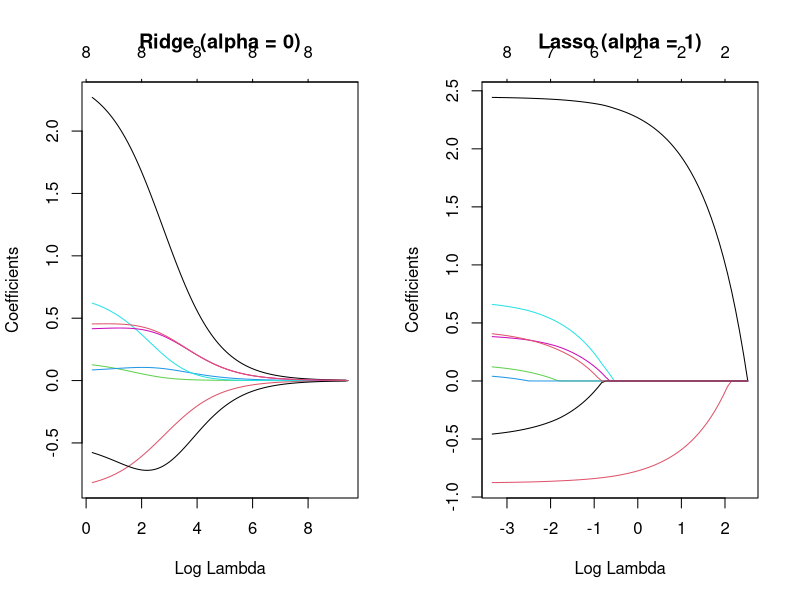
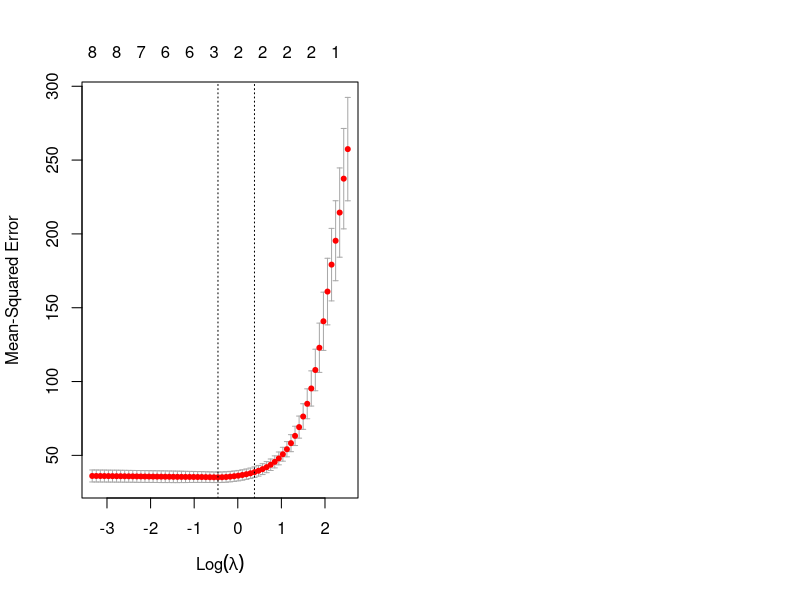

Reproduce these figures in R, in order.
## ---- chunk 1
#| label: setup-r
#| include: false
library(glmnet)

# Lehmer-Generator: deterministisch, identisch in R und Python
lehmer <- function(saat, anzahl) {
  s <- saat; raus <- numeric(anzahl)
  for (k in seq_len(anzahl)) {
    s <- (16807 * s) %% 2147483647
    raus[k] <- s / 2147483647
  }
  raus
}
normalwerte <- function(saat, anzahl, mittel = 0, streuung = 1)
  mittel + streuung * qnorm(lehmer(saat, anzahl))
normalmatrix <- function(saat, zeilen, spalten)
  matrix(qnorm(lehmer(saat, zeilen * spalten)), nrow = zeilen, byrow = TRUE)

# 150 Faelle, zwei echte Praediktoren, sechs Rauschgroessen
n <- 150

u <- normalmatrix(42, n, 8)
x1 <- round(20 + 5 * u[, 1], 2)
x2 <- round(50 + 10 * u[, 2], 2)
rauschen <- round(6 * u[, 3], 2)

daten <- data.frame(
  y  = round(100 + 2.5 * x1 - 0.8 * x2 + rauschen, 2),
  x1 = x1,
  x2 = x2,
  z1 = round(u[, 4], 3),
  z2 = round(u[, 5], 3),
  z3 = round(u[, 6], 3),
  z4 = round(u[, 7], 3),
  z5 = round(u[, 8], 3),
  z6 = round(normalwerte(99, n), 3)
)
## ---- chunk 2
#| label: b1-reg-pfade-r
#| fig-cap: "Koeffizientenpfade: Ridge (links) und Lasso (rechts)"
#| fig-width: 10
#| fig-height: 4
X <- as.matrix(daten[, c("x1", "x2", paste0("z", 1:6))])
y <- daten$y

ridge_fit <- glmnet(X, y, alpha = 0)
lasso_fit <- glmnet(X, y, alpha = 1)

par(mfrow = c(1, 2))
plot(ridge_fit, xvar = "lambda", main = "Ridge (alpha = 0)")
plot(lasso_fit, xvar = "lambda", main = "Lasso (alpha = 1)")
## ---- chunk 3
#| label: b1-reg-cv-r
cv_ridge <- cv.glmnet(X, y, alpha = 0)
cv_lasso <- cv.glmnet(X, y, alpha = 1)

cat("Ridge lambda.min:", round(cv_ridge$lambda.min, 4), "\n")
cat("Ridge lambda.1se:", round(cv_ridge$lambda.1se, 4), "\n")
cat("Lasso lambda.min:", round(cv_lasso$lambda.min, 4), "\n")
cat("Lasso lambda.1se:", round(cv_lasso$lambda.1se, 4), "\n")
## ---- chunk 4
#| label: b1-reg-koef-r
cat("--- Lasso-Koeffizienten bei lambda.1se ---\n")
print(coef(cv_lasso, s = "lambda.1se"))

cat("\n--- Ridge-Koeffizienten bei lambda.1se ---\n")
print(round(as.matrix(coef(cv_ridge, s = "lambda.1se")), 4))
## ---- chunk 5
#| label: b2-reg-null-r
X <- as.matrix(daten[, c("x1", "x2", paste0("z", 1:6))])
y <- daten$y

lasso_fit <- glmnet(X, y, alpha = 1)

# Grosses Lambda: alle Koeffizienten null
lambda_gross <- max(lasso_fit$lambda) * 2
cat("Lambda =", round(lambda_gross, 2), "\n")
cat("Koeffizienten:\n")
print(coef(lasso_fit, s = lambda_gross))

# Ab welchem Lambda verschwinden alle Koeffizienten?
cat("\nlambda.max (erstes Lambda, bei dem mindestens ein Koeffizient != 0):\n")
cat(round(max(lasso_fit$lambda), 4), "\n")

# Nur-Rauschen-Daten
y_rauschen <- round(normalwerte(77, n, mittel = 100, streuung = 16), 2)
cv_rauschen <- cv.glmnet(X, y_rauschen, alpha = 1)
cat("\n--- Nur Rauschen als Zielgroesse ---\n")
cat("lambda.min:", round(cv_rauschen$lambda.min, 4), "\n")
cat("lambda.1se:", round(cv_rauschen$lambda.1se, 4), "\n")
cat("Koeffizienten bei lambda.1se:\n")
print(coef(cv_rauschen, s = "lambda.1se"))
## ---- chunk 6
#| label: b3-reg-korr-daten-r
M <- normalmatrix(31, n, 3)
basis   <- M[, 1]
korr_x1 <- round(10 + 3 * basis + 0.5 * M[, 2], 2)
korr_x2 <- round(10 + 3 * basis + 0.5 * M[, 3], 2)
korr_x3 <- round(10 + 3 * basis + 0.5 * normalwerte(55, n), 2)

y_korr <- round(50 + 2 * basis + 4 * normalwerte(66, n), 2)

korr_daten <- data.frame(
  y  = y_korr,
  k1 = korr_x1,
  k2 = korr_x2,
  k3 = korr_x3
)

cat("Korrelationen:\n")
print(round(cor(korr_daten[, c("k1", "k2", "k3")]), 3))
## ---- chunk 7
#| label: b3-reg-korr-vergleich-r
X_korr <- as.matrix(korr_daten[, c("k1", "k2", "k3")])

cv_ridge_k <- cv.glmnet(X_korr, y_korr, alpha = 0)
cv_lasso_k <- cv.glmnet(X_korr, y_korr, alpha = 1)
cv_enet_k  <- cv.glmnet(X_korr, y_korr, alpha = 0.5)

cat("--- Ridge bei lambda.1se ---\n")
print(round(as.matrix(coef(cv_ridge_k, s = "lambda.1se")), 4))

cat("\n--- Lasso bei lambda.1se ---\n")
print(coef(cv_lasso_k, s = "lambda.1se"))

cat("\n--- Elastic Net (alpha=0.5) bei lambda.1se ---\n")
print(coef(cv_enet_k, s = "lambda.1se"))
## ---- chunk 8
#| label: b4-reg-lambda-r
#| fig-cap: "CV-Fehler als Funktion von Lambda. Vertikale Linien: lambda.min (links) und lambda.1se (rechts)."
X <- as.matrix(daten[, c("x1", "x2", paste0("z", 1:6))])
y <- daten$y

cv_lasso <- cv.glmnet(X, y, alpha = 1)
plot(cv_lasso)

cat("lambda.min:", round(cv_lasso$lambda.min, 4), "\n")
cat("lambda.1se:", round(cv_lasso$lambda.1se, 4), "\n\n")

cat("--- Koeffizienten bei lambda.min ---\n")
koef_min <- coef(cv_lasso, s = "lambda.min")
print(koef_min)

cat("\n--- Koeffizienten bei lambda.1se ---\n")
koef_1se <- coef(cv_lasso, s = "lambda.1se")
print(koef_1se)

cat("\nNonzero bei lambda.min:", sum(koef_min[-1] != 0), "\n")
cat("Nonzero bei lambda.1se:", sum(koef_1se[-1] != 0), "\n")
## ---- chunk 9
#| label: b4-reg-cv-vergleich-r
# CV-Fehler bei beiden Lambda-Werten
idx_min <- which(cv_lasso$lambda == cv_lasso$lambda.min)
idx_1se <- which(cv_lasso$lambda == cv_lasso$lambda.1se)

cat("CV-MSE bei lambda.min:", round(cv_lasso$cvm[idx_min], 4),
    "+/-", round(cv_lasso$cvsd[idx_min], 4), "\n")
cat("CV-MSE bei lambda.1se:", round(cv_lasso$cvm[idx_1se], 4),
    "+/-", round(cv_lasso$cvsd[idx_1se], 4), "\n")
